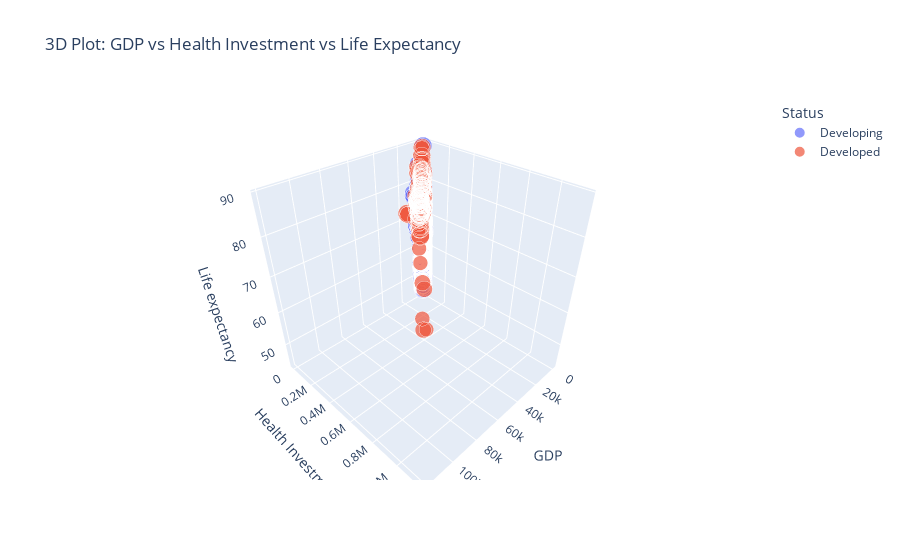

The code cell stored with this chart in its notebook:
### Code cell
fig = px.scatter_3d(df_final,
    x='GDP',
    y='Health Investment',
    z='Life expectancy',
    color='Status',
    hover_name='Country',
    size='Population',
    title="3D Plot: GDP vs Health Investment vs Life Expectancy")

fig.show()

### Figure 1 — Plotly figure (JSON) as saved in the notebook; plotly's stock layout.template omitted (floating-point values rounded to 4 significant figures; data arrays with more than 128 entries replaced by an {"elided": "..."} marker saying what was removed)
{"data": [{"hovertemplate": "<b>%{hovertext}</b><br><br>Status=Developing<br>GDP=%{x}<br>Health Investment=%{y}<br>Life expectancy=%{z}<br>Population=%{marker.size}<extra></extra>", "hovertext": {"elided": "1407 str values"}, "legendgroup": "Developing", "marker": {"color": "#636efa", "size": {"elided": "1407 float values"}, "sizemode": "area", "sizeref": 0.05245, "symbol": "circle"}, "mode": "markers", "name": "Developing", "scene": "scene", "showlegend": true, "type": "scatter3d", "x": {"elided": "1407 float values"}, "y": {"elided": "1407 float values"}, "z": {"elided": "1407 float values"}}, {"hovertemplate": "<b>%{hovertext}</b><br><br>Status=Developed<br>GDP=%{x}<br>Health Investment=%{y}<br>Life expectancy=%{z}<br>Population=%{marker.size}<extra></extra>", "hovertext": {"elided": "242 str values"}, "legendgroup": "Developed", "marker": {"color": "#EF553B", "size": {"elided": "242 float values"}, "sizemode": "area", "sizeref": 0.05245, "symbol": "circle"}, "mode": "markers", "name": "Developed", "scene": "scene", "showlegend": true, "type": "scatter3d", "x": {"elided": "242 float values"}, "y": {"elided": "242 float values"}, "z": {"elided": "242 float values"}}], "layout": {"legend": {"itemsizing": "constant", "title": {"text": "Status"}, "tracegroupgap": 0}, "scene": {"domain": {"x": [0, 1], "y": [0, 1]}, "xaxis": {"title": {"text": "GDP"}}, "yaxis": {"title": {"text": "Health Investment"}}, "zaxis": {"title": {"text": "Life expectancy"}}}, "title": {"text": "3D Plot: GDP vs Health Investment vs Life Expectancy"}}}
